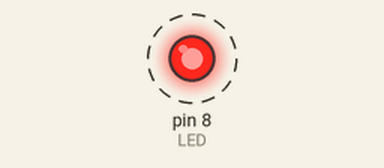
Recording of a sketch running on a simulated Arduino Uno, built with avr-gcc and run on an emulated ATmega328P. Shown: output pins drawn as LEDs (lit = HIGH). Dashed ring = blinking.

Above: at 0.5 s.
Timing chart, 0 to 4.6 s (numbered marks = the images above):
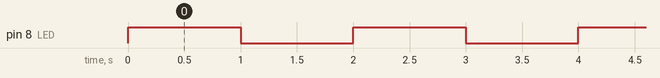

Measured:
- by itself, pin 8 (LED): alternates HIGH for 1.0 s and LOW for 1.0 s

The sketch:

sketch.ino
```cpp
// GLOBALS

boolean state = true;

const int LED = 8;
const int WAITING_TIME = 1000;


void setup() {
  // put your setup code here, to run once:
  pinMode(LED, OUTPUT);

}

void loop() {
  // put your main code here, to run repeatedly:
  digitalWrite(LED, state);
  delay(WAITING_TIME);
  state = !state;

}
```
